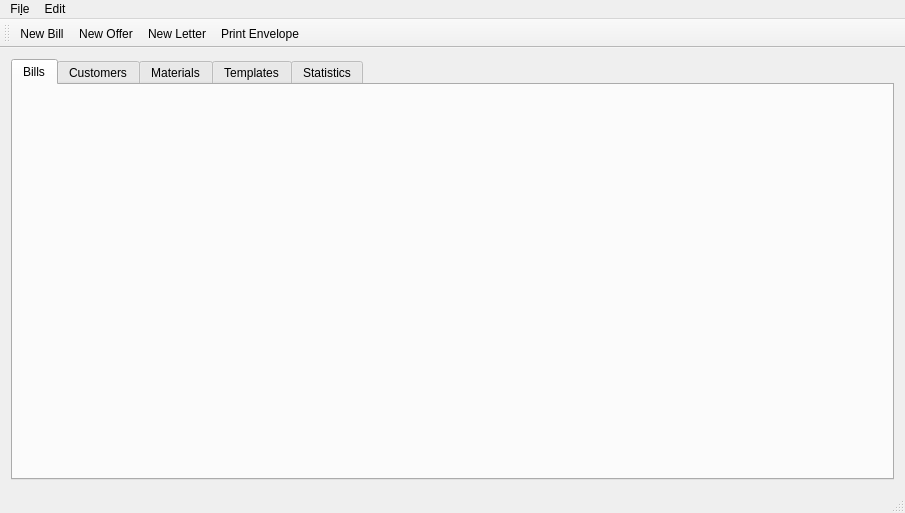
<?xml version="1.0" encoding="UTF-8"?>
<ui version="4.0">
 <class>MainWindow</class>
 <widget class="QMainWindow" name="MainWindow">
  <property name="geometry">
   <rect>
    <x>0</x>
    <y>0</y>
    <width>905</width>
    <height>513</height>
   </rect>
  </property>
  <property name="windowTitle">
   <string>MainWindow</string>
  </property>
  <widget class="QWidget" name="centralWidget">
   <layout class="QVBoxLayout" name="verticalLayout_13">
    <item>
     <widget class="QTabWidget" name="tab_widget">
      <property name="currentIndex">
       <number>0</number>
      </property>
      <widget class="QWidget" name="tab_1">
       <attribute name="title">
        <string>Bills</string>
       </attribute>
       <layout class="QVBoxLayout" name="verticalLayout_7">
        <item>
         <widget class="BillWidget" name="widgetBills" native="true"/>
        </item>
       </layout>
      </widget>
      <widget class="QWidget" name="tab_7">
       <attribute name="title">
        <string>Customers</string>
       </attribute>
       <layout class="QVBoxLayout" name="verticalLayout_10">
        <item>
         <widget class="CustomersWidget" name="widgetCustomers" native="true"/>
        </item>
       </layout>
      </widget>
      <widget class="QWidget" name="tab_8">
       <attribute name="title">
        <string>Materials</string>
       </attribute>
       <layout class="QHBoxLayout" name="horizontalLayout_13">
        <item>
         <widget class="ProductsWidget" name="productsWidget" native="true"/>
        </item>
       </layout>
      </widget>
      <widget class="QWidget" name="tab_9">
       <attribute name="title">
        <string>Templates</string>
       </attribute>
       <layout class="QVBoxLayout" name="verticalLayout_12">
        <item>
         <widget class="TemplatesWidget" name="templatesWidget" native="true"/>
        </item>
       </layout>
      </widget>
      <widget class="QWidget" name="tab_10">
       <attribute name="title">
        <string>Statistics</string>
       </attribute>
       <layout class="QVBoxLayout" name="verticalLayout">
        <item>
         <widget class="StatisticsWidget" name="widget" native="true"/>
        </item>
       </layout>
      </widget>
     </widget>
    </item>
   </layout>
  </widget>
  <widget class="QMenuBar" name="menuBar">
   <property name="geometry">
    <rect>
     <x>0</x>
     <y>0</y>
     <width>905</width>
     <height>29</height>
    </rect>
   </property>
   <widget class="QMenu" name="menuFiel">
    <property name="title">
     <string>Fi&amp;le</string>
    </property>
    <addaction name="actionQuit"/>
   </widget>
   <widget class="QMenu" name="menuEdit">
    <property name="title">
     <string>Edit</string>
    </property>
    <widget class="QMenu" name="menuPaper">
     <property name="title">
      <string>&amp;Paper </string>
     </property>
     <addaction name="actionEmptyPaper"/>
     <addaction name="actionImprintedPaper"/>
    </widget>
    <addaction name="actionSettings"/>
    <addaction name="menuPaper"/>
   </widget>
   <addaction name="menuFiel"/>
   <addaction name="menuEdit"/>
  </widget>
  <widget class="QToolBar" name="mainToolBar">
   <attribute name="toolBarArea">
    <enum>TopToolBarArea</enum>
   </attribute>
   <attribute name="toolBarBreak">
    <bool>false</bool>
   </attribute>
   <addaction name="actionNewBill"/>
   <addaction name="actionNewOffer"/>
   <addaction name="actionNewLetter"/>
   <addaction name="actionPrintEnvelope"/>
  </widget>
  <widget class="QStatusBar" name="statusBar"/>
  <action name="actionNewBill">
   <property name="text">
    <string>New Bill</string>
   </property>
  </action>
  <action name="actionSettings">
   <property name="text">
    <string>&amp;Settings</string>
   </property>
  </action>
  <action name="actionEmptyPaper">
   <property name="checkable">
    <bool>true</bool>
   </property>
   <property name="text">
    <string>&amp;Empty</string>
   </property>
  </action>
  <action name="actionImprintedPaper">
   <property name="checkable">
    <bool>true</bool>
   </property>
   <property name="text">
    <string>&amp;Imprinted</string>
   </property>
  </action>
  <action name="actionNewOffer">
   <property name="text">
    <string>New Offer</string>
   </property>
  </action>
  <action name="actionQuit">
   <property name="text">
    <string>Quit</string>
   </property>
  </action>
  <action name="actionNewLetter">
   <property name="text">
    <string>New Letter</string>
   </property>
  </action>
  <action name="actionPrintEnvelope">
   <property name="text">
    <string>Print Envelope</string>
   </property>
  </action>
 </widget>
 <layoutdefault spacing="6" margin="11"/>
 <customwidgets>
  <customwidget>
   <class>CustomersWidget</class>
   <extends>QWidget</extends>
   <header>ui/widgets/customerswidget.h</header>
   <container>1</container>
  </customwidget>
  <customwidget>
   <class>BillWidget</class>
   <extends>QWidget</extends>
   <header>ui/widgets/billwidget.h</header>
   <container>1</container>
  </customwidget>
  <customwidget>
   <class>ProductsWidget</class>
   <extends>QWidget</extends>
   <header>ui/widgets/productswidget.h</header>
   <container>1</container>
  </customwidget>
  <customwidget>
   <class>TemplatesWidget</class>
   <extends>QWidget</extends>
   <header>ui/widgets/templateswidget.h</header>
   <container>1</container>
  </customwidget>
  <customwidget>
   <class>StatisticsWidget</class>
   <extends>QWidget</extends>
   <header>ui/widgets/statisticswidget.h</header>
   <container>1</container>
  </customwidget>
 </customwidgets>
 <resources/>
 <connections/>
</ui>
